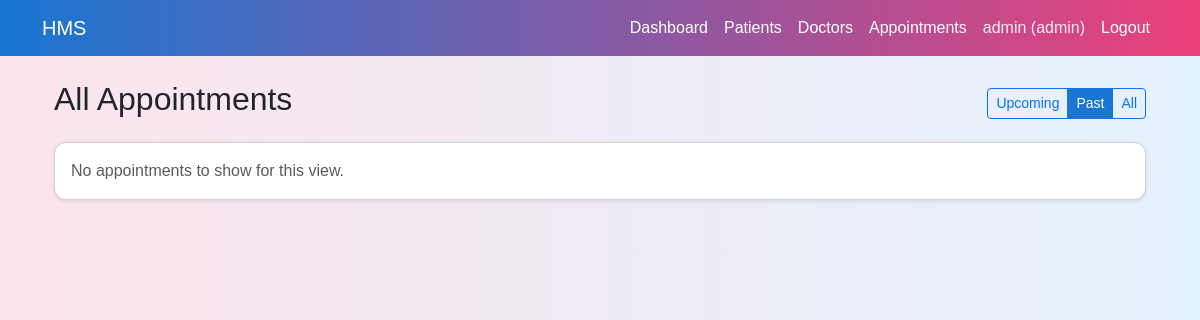
The app's page /admin/appointments?view=past (signed in), older data.
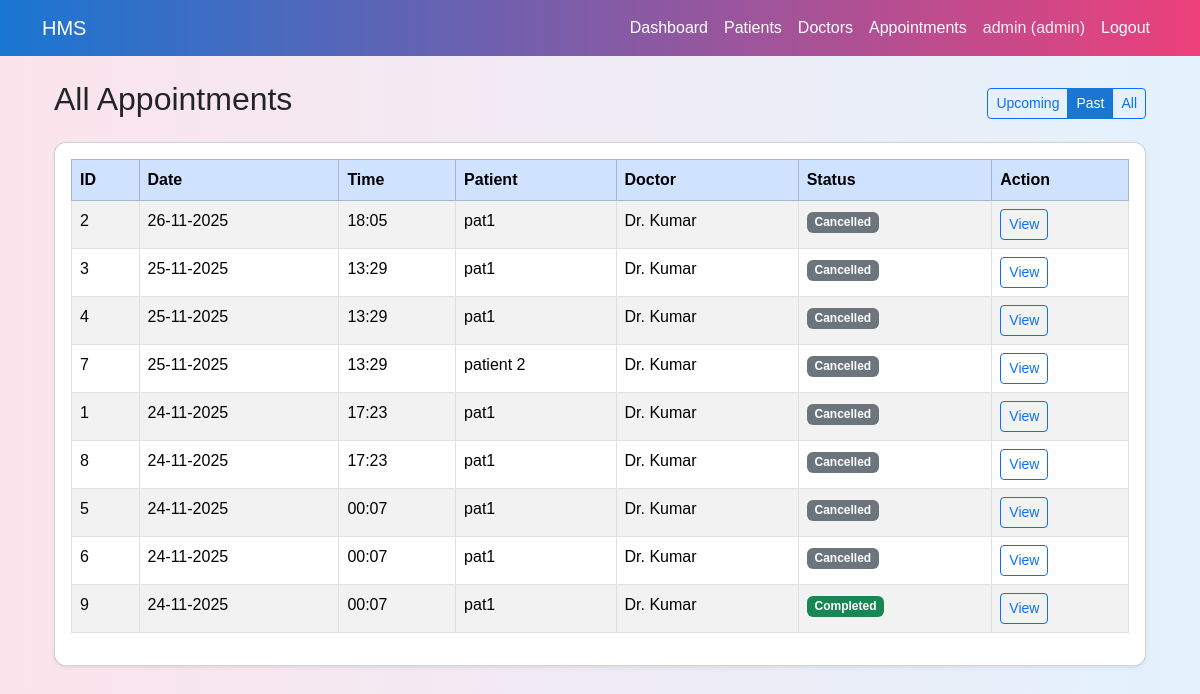
The same page, newer data.
### models.py (models this page shows, shortened)
class Appointment(db.Model):
    __tablename__="appointments"
    id =db.Column(db.Integer,primary_key=True)
    patient_id=db.Column(db.Integer,db.ForeignKey("patients.id"),nullable=False)
    doctor_id=db.Column(db.Integer,db.ForeignKey("doctors.id"),nullable=False)
    date=db.Column(db.Date,nullable=False)
    time=db.Column(db.Time,nullable=False)
    status=db.Column(db.String(20),default="Booked")
    created_at=db.Column(db.DateTime,default=datetime.utcnow)
    updated_at=db.Column(db.DateTime,default=datetime.utcnow,onupdate=datetime.utcnow)
    patient=db.relationship("Patient",back_populates="appointments")
    doctor=db.relationship("Doctor",back_populates="appointments")
    treatment=db.relationship("Treatment",back_populates="appointment",uselist=False)

class Patient(db.Model):
    __tablename__="patients"
    id=db.Column(db.Integer,primary_key=True)
    user_id=db.Column(db.Integer,db.ForeignKey("users.id"),nullable=False)
    full_name=db.Column(db.String(120), nullable=False)
    age= db.Column(db.Integer)
    gender=db.Column(db.String(10))
    phone=db.Column(db.String(20))
    address=db.Column(db.String(255))
    is_balcklisted=db.Column(db.Boolean,default=False)
    user=db.relationship("User",back_populates="patient_profile")
    appointments=db.relationship("Appointment",back_populates="patient")

class Doctor(db.Model):
    __tablename__="doctors"
    id=db.Column(db.Integer,primary_key=True)
    user_id=db.Column(db.Integer,db.ForeignKey("users.id"),nullable=False)
    department_id=db.Column(db.Integer,db.ForeignKey("departments.id"))
    full_name=db.Column(db.String(120),nullable=False)
    phone=db.Column(db.String(20))
    about=db.Column(db.Text)
    experience_years=db.Column(db.Integer)
    is_active=db.Column(db.Boolean, default=True)
    user=db.relationship("User",back_populates="doctor_profile")
    department=db.relationship("Department",back_populates="doctors")
    appointments=db.relationship("Appointment",back_populates="doctor")
    availabilities=db.relationship("DoctorAvailability",back_populates="doctor")

### app.py (the view)
    @app.route('/admin/appointments')
    def admin_appointments():
        if session.get('role') != 'admin':
            return redirect(url_for('login'))
        view = request.args.get('view','upcoming')
        query=Appointment.query.join(Patient).join(Doctor)
        today=date.today()
        if view =='upcoming':
            query=query.filter(Appointment.date >= today).order_by(Appointment.date,Appointment.time)
        elif view == 'past':
            query=query.filter(Appointment.date < today).order_by(Appointment.date.desc(),Appointment.time.desc())
        else:
            query=query.order_by(Appointment.date.desc(),Appointment.time.desc())
        appointments = query.all()
        return render_template(
            'admin_appointments.html',
            appointments=appointments,
            view=view
        )

### templates/admin_appointments.html
{% extends "base.html" %}
{% block content %}
<div class="container mt-4">
    <div class="d-flex justify-content-between align-items-center mb-3">
        <h2>All Appointments</h2>
        <div class="btn-group">
            <a href="{{ url_for('admin_appointments', view='upcoming') }}"
               class="btn btn-sm {% if view == 'upcoming' %}btn-primary{% else %}btn-outline-primary{% endif %}">
                Upcoming
            </a>
            <a href="{{ url_for('admin_appointments', view='past') }}"
               class="btn btn-sm {% if view == 'past' %}btn-primary{% else %}btn-outline-primary{% endif %}">
                Past
            </a>
            <a href="{{ url_for('admin_appointments', view='all') }}"
               class="btn btn-sm {% if view == 'all' %}btn-primary{% else %}btn-outline-primary{% endif %}">
                All
            </a>
        </div>
    </div>
    <div class="card p-3 shadow-sm">
        {% if appointments %}
        <table class="table table-striped table-bordered">
            <thead class="table-primary">
                <tr>
                    <th>ID</th>
                    <th>Date</th>
                    <th>Time</th>
                    <th>Patient</th>
                    <th>Doctor</th>
                    <th>Status</th>
                    <th>Action</th>
                </tr>
            </thead>
            <tbody>
                {% for appt in appointments %}
                <tr>
                    <td>{{ appt.id }}</td>
                    <td>{{ appt.date.strftime('%d-%m-%Y') }}</td>
                    <td>{{ appt.time.strftime('%H:%M') }}</td>
                    <td>{{ appt.patient.full_name if appt.patient else 'Unknown' }}</td>
                    <td>{{ appt.doctor.full_name if appt.doctor else 'Unknown' }}</td>
                    <td>
                        {% if appt.status == 'Booked' %}
                        <span class="badge bg-info text-dark">Booked</span>
                        {% elif appt.status == 'Completed' %}
                        <span class="badge bg-success">Completed</span>
                        {% elif appt.status == 'Cancelled' %}
                        <span class="badge bg-secondary">Cancelled</span>
                        {% else %}
                        <span class="badge bg-light text-dark">{{ appt.status }}</span>
                        {% endif %}
                    </td>
                    <td>
                        <a href="{{ url_for('admin_appointment_detail', appt_id=appt.id) }}"
                           class="btn btn-sm btn-outline-primary">
                            View
                        </a>
                    </td>
                </tr>
                {% endfor %}
            </tbody>
        </table>
        {% else %}
        <p class="text-muted mb-0">No appointments to show for this view.</p>
        {% endif %}
    </div>
</div>
{% endblock %}

Row changes from the older to the newer data that the page shows:
added Appointment: id "2", date "26-11-2025", time "18:05", patient "pat1", doctor "Dr. Kumar", status "Cancelled"
added Appointment: id "3", date "25-11-2025", time "13:29", patient "pat1", doctor "Dr. Kumar", status "Cancelled"
added Appointment: id "4", date "25-11-2025", time "13:29", patient "pat1", doctor "Dr. Kumar", status "Cancelled"
added Appointment: id "7", date "25-11-2025", time "13:29", patient "patient 2", doctor "Dr. Kumar", status "Cancelled"
added Appointment: id "1", date "24-11-2025", time "17:23", patient "pat1", doctor "Dr. Kumar", status "Cancelled"
added Appointment: id "8", date "24-11-2025", time "17:23", patient "pat1", doctor "Dr. Kumar", status "Cancelled"
added Appointment: id "5", date "24-11-2025", time "00:07", patient "pat1", doctor "Dr. Kumar", status "Cancelled"
added Appointment: id "6", date "24-11-2025", time "00:07", patient "pat1", doctor "Dr. Kumar", status "Cancelled"
added Appointment: id "9", date "24-11-2025", time "00:07", patient "pat1", doctor "Dr. Kumar", status "Completed"
Text that changed along with them:
text no longer shown: "No appointments to show for this view."
text now shown: "ID Date Time Patient Doctor Status Action"
